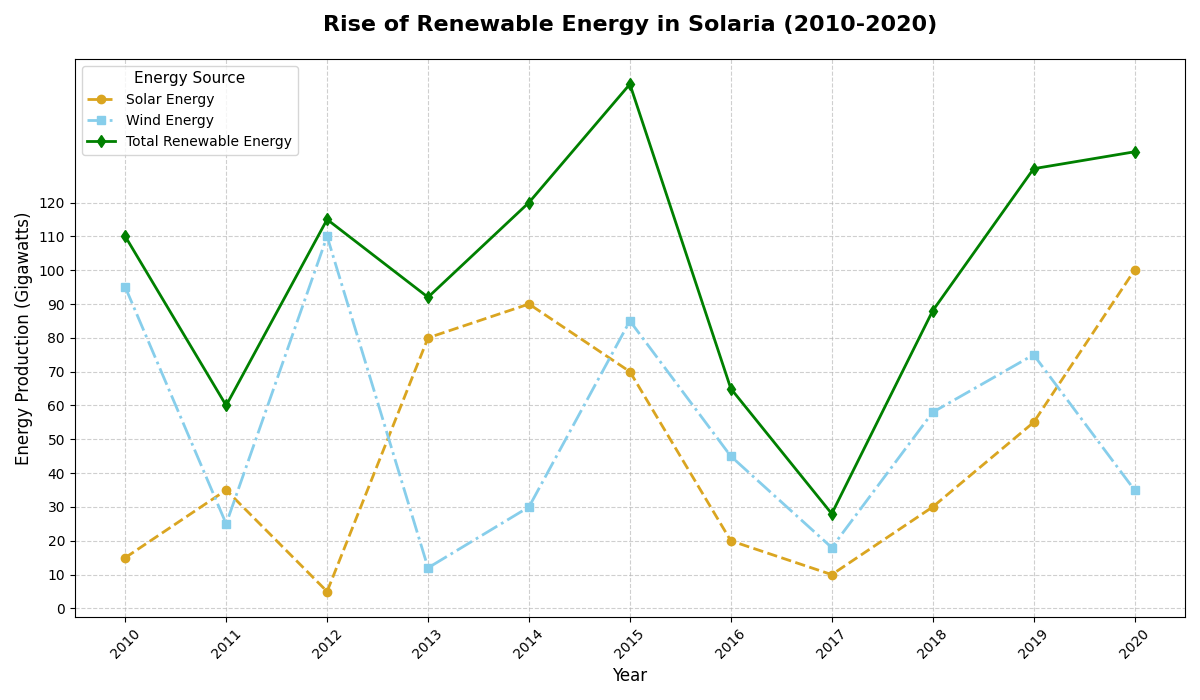

The Python source for this figure:
import matplotlib.pyplot as plt
import numpy as np

# Defining the years from 2010 to 2020
years = np.arange(2010, 2021)

# Manually shuffled annual production of solar energy (in Gigawatts)
solar_energy = np.array([15, 35, 5, 80, 90, 70, 20, 10, 30, 55, 100])

# Manually shuffled annual production of wind energy (in Gigawatts)
wind_energy = np.array([95, 25, 110, 12, 30, 85, 45, 18, 58, 75, 35])

# Total energy production from renewable sources
total_energy = solar_energy + wind_energy

plt.figure(figsize=(12, 7))
plt.plot(years, solar_energy, label='Solar Energy', color='goldenrod', linestyle='--', marker='o', linewidth=2)
plt.plot(years, wind_energy, label='Wind Energy', color='skyblue', linestyle='-.', marker='s', linewidth=2)
plt.plot(years, total_energy, label='Total Renewable Energy', color='green', linestyle='-', marker='d', linewidth=2)
plt.title('Rise of Renewable Energy in Solaria (2010-2020)', fontsize=16, fontweight='bold', pad=20)
plt.xlabel('Year', fontsize=12)
plt.ylabel('Energy Production (Gigawatts)', fontsize=12)
plt.legend(title='Energy Source', loc='upper left', fontsize=10, title_fontsize=11)
plt.grid(True, linestyle='--', alpha=0.6)
plt.xticks(years, rotation=45)
plt.yticks(np.arange(0, 121, 10))
plt.tight_layout()
plt.show()
